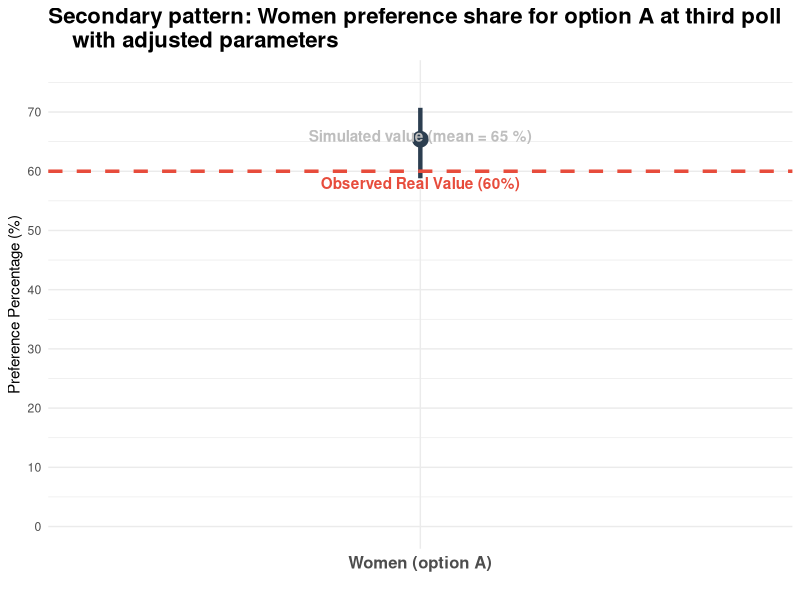
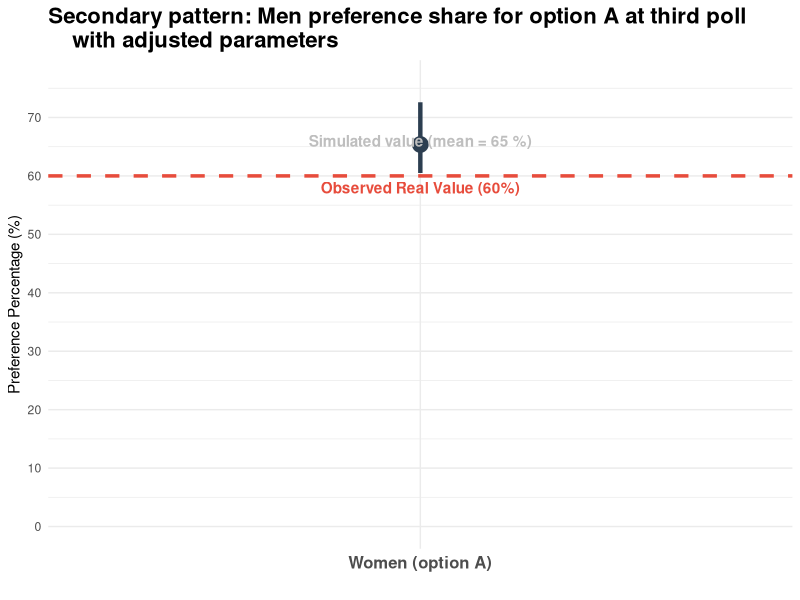

The R script that drew these images, in order:
#### Lectura de los datos y limpieza ####

# Se establece el espacio de trabajo y las librerías a utilizar
setwd("C:/Users/ulise/Documents/GitHub/Modelo-base-dinamica-de-opinion/experimentos/patrones secundarios/version 2.0")
library(tidyverse)

experimento_secundario_sexo <- read.csv('datos_experimentos/experimento-ajustado-sexo.csv', skip = 6)
experimento_secundario_sexo <- experimento_secundario_sexo %>%
  rename(
    tick = X.step., 
    run_number = X.run.number.,
    agents_per_tick = agents.updated.per.tick,
    learning_rate = learning.rate,
    spatial_interactions = spatial.interactions.,
    confidence_threshold = confidence.threshold,
    hombres_opcion_A = hombres.opcion.A,
    mujeres_opcion_A = mujeres.opcion.A
  )

# Se quiere evaluar el patron secundario de voto por sexo. Para ello, se evalua
# el total de hombres que votan por la opcion A y tambien de mujeres que votan
# por la opcion A
experimento_secundario_sexo <- experimento_secundario_sexo[c('run_number', 'hombres_opcion_A', 'mujeres_opcion_A')]

# Se especifica el nuevo numero de agentes totales, despues de las modificaciones
total_agents = 858
total_hombres = 438
total_mujeres = 420

#### Patron secundario: sexo ####

# Se agrupa la distribucion de la preferencia de voto de acuerdo al sexo
# Se toma solo la opcion A. Se calcula el promedio, el maximo y el minimo en 
# las 30 repeticiones
preferencias_A_hombres<- experimento_secundario_sexo %>%
  summarise(
    promedio_hombres_A = mean(hombres_opcion_A),
    max_hombres_A = max(hombres_opcion_A),
    min_hombres_A = min(hombres_opcion_A)
  ) 

preferencias_A_mujeres<- experimento_secundario_sexo %>%
  summarise(
    promedio_mujeres_A = mean(mujeres_opcion_A),
    max_mujeres_A = max(mujeres_opcion_A),
    min_mujeres_A = min(mujeres_opcion_A)
  ) 

preferencias_A_mujeres_pct <- preferencias_A_mujeres %>%
  mutate(
    category = "Women (option A)",
    promedio_pct = promedio_mujeres_A / total_mujeres * 100,
    max_pct = max_mujeres_A / total_mujeres * 100,
    min_pct = min_mujeres_A / total_mujeres * 100
  ) %>%
  select(-promedio_mujeres_A, -min_mujeres_A, -max_mujeres_A)

preferencias_A_hombres_pct <- preferencias_A_hombres %>%
  mutate(
    category = "Women (option A)",
    promedio_pct = promedio_hombres_A / total_hombres * 100,
    max_pct = max_hombres_A / total_hombres * 100,
    min_pct = min_hombres_A / total_hombres * 100
  ) %>%
  select(-promedio_hombres_A, -min_hombres_A, -max_hombres_A)

ggplot(preferencias_A_mujeres_pct, aes(x = category, y = promedio_pct)) +
  
  geom_linerange(aes(ymin = min_pct, ymax = max_pct), 
                 linewidth = 1.5, color = "#2c3e50") +
  
  geom_point(size = 5, color = "#2c3e50") +
  
  geom_hline(yintercept = 60, linetype = "dashed", color = "#e74c3c", linewidth = 1.2) +
  
  annotate("text", x = 1, y = 58, label = "Observed Real Value (60%)", 
           color = "#e74c3c", fontface = "bold") +
  
  annotate("text", x = 1, y = 66, label = "Simulated value (mean = 65 %)", 
           color = "grey", fontface = "bold") +
  
  labs(
    title = "Secondary pattern: Women preference share for option A at third poll
    with adjusted parameters",
    y = "Preference Percentage (%)",
    x = ""
  ) +
  theme_minimal() +
  scale_y_continuous(limits = c(0, 75), breaks = seq(0, 80, 10)) +
  theme(
    plot.title = element_text(face = "bold", size = 16),
    axis.text.x = element_text(size = 12, face = "bold")
  )


ggplot(preferencias_A_hombres_pct, aes(x = category, y = promedio_pct)) +
  
  geom_linerange(aes(ymin = min_pct, ymax = max_pct), 
                 linewidth = 1.5, color = "#2c3e50") +
  
  geom_point(size = 5, color = "#2c3e50") +
  
  geom_hline(yintercept = 60, linetype = "dashed", color = "#e74c3c", linewidth = 1.2) +
  
  annotate("text", x = 1, y = 58, label = "Observed Real Value (60%)", 
           color = "#e74c3c", fontface = "bold") +
  
  annotate("text", x = 1, y = 66, label = "Simulated value (mean = 65 %)", 
           color = "grey", fontface = "bold") +
  
  labs(
    title = "Secondary pattern: Men preference share for option A at third poll
    with adjusted parameters",
    y = "Preference Percentage (%)",
    x = ""
  ) +
  theme_minimal() +
  scale_y_continuous(limits = c(0, 76), breaks = seq(0, 80, 10)) +
  theme(
    plot.title = element_text(face = "bold", size = 16),
    axis.text.x = element_text(size = 12, face = "bold")
  )

